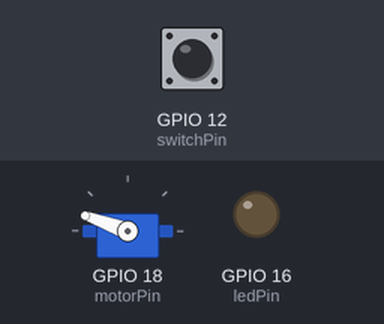
This sketch was run on a simulated ESP32. Parts: servo, output pins drawn as LEDs (lit = HIGH). The test bench sets the inputs (shaded band); at power-on: GPIO 12 (switchPin) HIGH. Random numbers use the default seed unless the sketch sets one.

Above: at 1.2 s.
1.3 s: GPIO 12 (switchPin) pulled LOW for 0.15 s
At 1.55 s:
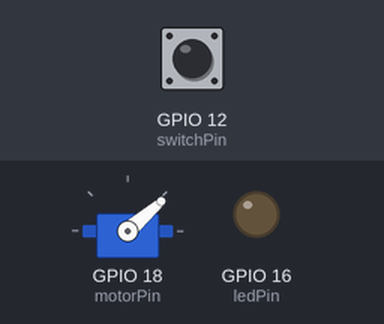
At 2.72 s:
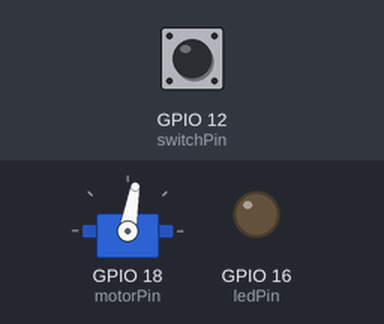
4.3 s: GPIO 12 (switchPin) pulled LOW for 1 s
At 11.0 s:
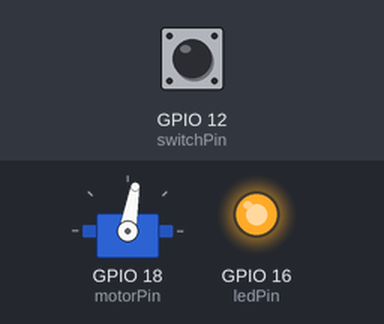
Timing chart, 0 to 12.9 s (numbered marks = the images above; inputs shaded):
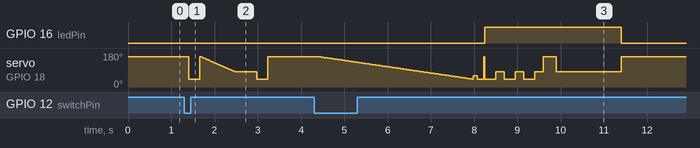

Measured:
- after the input at 1.3 s, servo on GPIO 18 (motorPin): ramps from 160° to 41° and jumps back, once every 1.6 s

The sketch:

UselessBox.ino
```cpp
#include <ezButton.h>
#include <ESP32Servo.h>

#define OTA_ENABLED 0

const int switchPin = 12;
const int ledPin = 16;
const int motorPin = 18;

ezButton topSwitch(switchPin);

Servo servo;
const int restingPos = 160;
const int peekingPos = 80;
const int intermediatePos = 60;
const int pushingPos = 41;

unsigned int lastActionMillis = 0;
bool firstAction = true;
bool ledOn = false;

void simple();
void slow();
void verySlow();
void slowPeek();
void angry();
void peeking();
typedef void (*actionHandler)();

const actionHandler actions[] = {
  simple,
  slow,
  verySlow,
  slowPeek,
  angry,
  peeking,

  simple,
  simple,
  simple,
  simple,
  slowPeek,
  peeking,
  peeking,
  angry,
  angry,
  angry,
};

constexpr int actionsCount = sizeof( actions ) / sizeof( actions[0] );

#if OTA_ENABLED
// based on https://randomnerdtutorials.com/esp32-over-the-air-ota-programming/

#include <WiFi.h>
#include <WiFiClient.h>
#include <WebServer.h>
#include <ESPmDNS.h>
#include <Update.h>

#include "wifi_config.h"

const char *host = "uselessBox";
const char *otaPage =
"<html>"
"<head>"
"<title>useless box OTA</title>"
"<script src='https://ajax.googleapis.com/ajax/libs/jquery/3.2.1/jquery.min.js'></script>"
"</head>"
"<body>"
"<form method='POST' action='#' enctype='multipart/form-data' id='upload_form'>"
   "<input type='file' name='update'>"
        "<input type='submit' value='Update'>"
    "</form>"
 "<div id='prg'>progress: 0%</div>"
 "<script>"
  "$('form').submit(function(e){"
  "e.preventDefault();"
  "var form = $('#upload_form')[0];"
  "var data = new FormData(form);"
  " $.ajax({"
  "url: '/update',"
  "type: 'POST',"
  "data: data,"
  "contentType: false,"
  "processData:false,"
  "xhr: function() {"
  "var xhr = new window.XMLHttpRequest();"
  "xhr.upload.addEventListener('progress', function(evt) {"
  "if (evt.lengthComputable) {"
  "var per = evt.loaded / evt.total;"
  "$('#prg').html('progress: ' + Math.round(per*100) + '%');"
  "}"
  "}, false);"
  "return xhr;"
  "},"
  "success:function(d, s) {"
  "console.log('success!')"
 "},"
 "error: function (a, b, c) {"
 "}"
 "});"
 "});"
 "</script>"
 "</body>"
 "</html>";

WebServer server(80);
#endif

void setup()
{
#if OTA_ENABLED
  Serial.begin(115200);

  WiFi.begin(ssid, password);

  for(int i = 0; ( i < 20 ) && ( WiFi.status() != WL_CONNECTED ); i++) {
    delay(500);
    Serial.print(".");
  }

  Serial.println("");
  Serial.print("Connected to ");
  Serial.println(ssid);
  Serial.print("IP address: ");
  Serial.println(WiFi.localIP());

  /*use mdns for host name resolution*/
  if (!MDNS.begin(host)) {
    Serial.println("Error setting up MDNS responder!");
  }

  server.on("/", HTTP_GET, []() {
    server.sendHeader("Connection", "close");
    server.send(200, "text/html", otaPage);
  });

  /*handling uploading firmware file */
  server.on("/update", HTTP_POST, []() {
    server.sendHeader("Connection", "close");
    server.send(200, "text/plain", (Update.hasError()) ? "FAIL" : "OK");
    ESP.restart();
  }, []() {
    HTTPUpload& upload = server.upload();
    if (upload.status == UPLOAD_FILE_START) {
      Serial.printf("Update: %s\n", upload.filename.c_str());
      if (!Update.begin(UPDATE_SIZE_UNKNOWN)) { //start with max available size
        Update.printError(Serial);
      }
    } else if (upload.status == UPLOAD_FILE_WRITE) {
      /* flashing firmware to ESP*/
      if (Update.write(upload.buf, upload.currentSize) != upload.currentSize) {
        Update.printError(Serial);
      }
    } else if (upload.status == UPLOAD_FILE_END) {
      if (Update.end(true)) { //true to set the size to the current progress
        Serial.printf("Update Success: %u\nRebooting...\n", upload.totalSize);
      } else {
        Update.printError(Serial);
      }
    }
  });

  /* set servo position, useful to calibrate the motor */
  server.on("/servo", HTTP_POST, []() {
    server.sendHeader("Connection", "close");
    server.send(200, "text/plain", "OK\n");

    if(server.hasArg("pos")) {
      servo.write(server.arg("pos").toInt());
      delay(300);
    }
  });

  server.on("/action", HTTP_POST, []() {
    server.sendHeader("Connection", "close");
    server.send(200, "text/plain", "OK\n");

    if(server.hasArg("num")) {
      int requestedAction = server.arg("num").toInt();

      actions[ requestedAction % ( actionsCount + 1 ) ]();
    } else if(server.hasArg("peek"))
      peekAfterwards();
  });

  server.begin();
#endif

  topSwitch.setDebounceTime(100);

  pinMode(ledPin, OUTPUT);
  setLed(false);

  servo.setPeriodHertz(50);
  servo.attach(motorPin);
  servo.write(restingPos);
}

void loop()
{
#if OTA_ENABLED
  server.handleClient();
#endif

  topSwitch.loop();

  if(topSwitch.getState() == LOW) {
    int action, maxAction;
    unsigned long sinceLastAction = millis() - lastActionMillis;

    if(!lastActionMillis)
      srandom(millis());

    if(sinceLastAction > 60 * 5 * 1000)
      firstAction = true;

    if(firstAction)
      action = 0;
    else
      action = random(0, actionsCount - 1);

    actions[ action ]();

    if(!firstAction && (sinceLastAction < 5000) && (random(1, 10) > 6))
      peekAfterwards();

    lastActionMillis = millis();
    firstAction = false;
  }

  if(ledOn)
    setLed(false);

  delay(20);
}

int stepFromTo(int from, int to)
{
  return (to > from) ? 1 : -1;
}

void simple()
{
  servo.write(pushingPos);
  delay(250);
  servo.write(restingPos);
}

void slow()
{
  for(int i = restingPos; i != pushingPos; i += stepFromTo(restingPos, pushingPos)) {
    servo.write(i);
    delay(10);
  }

  servo.write(intermediatePos);
  delay(100);

  servo.write(pushingPos);

  delay(100);

  servo.write(restingPos);
}

void verySlow()
{
  for(int i = restingPos; i != pushingPos; i += stepFromTo(restingPos, pushingPos)) {
    servo.write(i);
    delay(30);
  }

  servo.write(intermediatePos);
  delay(100);

  servo.write(pushingPos);

  delay(150);

  servo.write(restingPos);
}

void slowPeek()
{
  for(int i = restingPos; i != peekingPos; i += stepFromTo(restingPos, peekingPos)) {
    servo.write(i);
    delay(10);
  }

  servo.write(peekingPos);

  delay(500);
  servo.write(pushingPos);
  delay(250);

  servo.write(restingPos);
}

void angry()
{
  setLed(true);

  for(int i = 0; i < 3; i++) {
    servo.write(pushingPos);
    delay(250);
    servo.write(peekingPos);
    delay(200);
  }

  servo.write(restingPos);
  delay(200);
}

void peeking()
{
  servo.write(peekingPos);
  setLed(true);
  delay(250);
  servo.write(pushingPos);
  delay(250);
  servo.write(restingPos);
  delay(200);
}

void peekAfterwards()
{
  setLed(true);
  delay(100);
  servo.write(peekingPos);
  delay(1500);
  servo.write(restingPos);
}

void setLed(bool on)
{
  digitalWrite(ledPin, on ? HIGH : LOW);

  ledOn = on;
}
```
